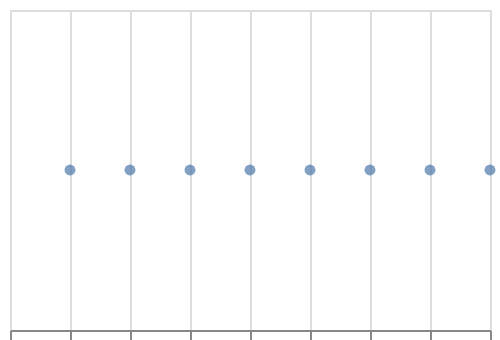

Specify this chart in Vega-Lite:
### Vega-Lite specification from a JSON file in a GitHub repository (floating-point values rounded to 4 significant figures)
{"$schema": "https://vega.github.io/schema/vega-lite/v6.json", "padding": 5, "autosize": "none", "width": 240, "height": 160, "data": {"name": "table", "values": [{"c": "A", "g": "p", "x": 1, "y": 2, "v": 5, "t": "2024-01-15", "o": {"v": 3}, "IMDB Rating": 6.1, "d": "x1"}, {"c": "B", "g": "q", "x": 2, "y": 4, "v": 9, "t": "2024-02-20", "o": {"v": 7}, "IMDB Rating": 7.4, "d": "x2"}, {"c": "A", "g": "q", "x": 3, "y": 3, "v": 2, "t": "2024-03-05", "o": {"v": 1}, "IMDB Rating": 5.2, "d": "x1"}, {"c": "C", "g": "p", "x": 4, "y": 6, "v": 7, "t": "2024-05-30", "o": {"v": 4}, "IMDB Rating": 8.8, "d": "x3"}, {"c": "B", "g": "p", "x": 5, "y": 5, "v": 4, "t": "2024-07-11", "o": {"v": 9}, "IMDB Rating": 6.9, "d": "x2"}, {"c": "C", "g": "q", "x": 6, "y": 8, "v": 6, "t": "2024-09-02", "o": {"v": 2}, "IMDB Rating": 7.7, "d": "x3"}, {"c": "A", "g": "p", "x": 7, "y": 7, "v": 8, "t": "2024-11-25", "o": {"v": 5}, "IMDB Rating": 4.4, "d": "x1"}, {"c": "B", "g": "q", "x": 8, "y": 9, "v": 3, "t": "2024-12-31", "o": {"v": 8}, "IMDB Rating": 9.1, "d": "x2"}]}, "mark": "circle", "encoding": {"x": {"field": "x", "type": "quantitative"}}}
